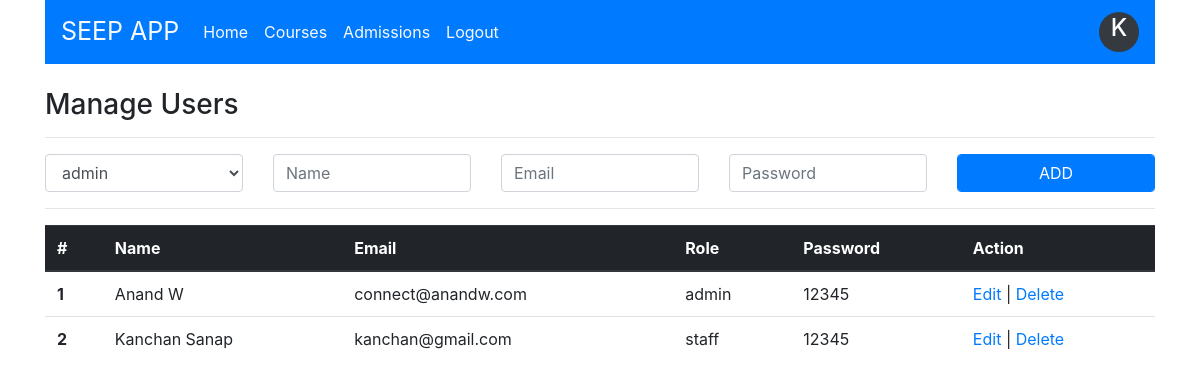
Page /users.php (signed in) on the committed database.
### tables this page shows
CREATE TABLE `user` (
  `user_id` int(11) NOT NULL,
  `user_name` varchar(15) NOT NULL,
  `user_email` varchar(25) NOT NULL,
  `user_password` varchar(15) NOT NULL,
  `role_id` int(11) NOT NULL
);

CREATE TABLE `role` (
  `role_id` int(11) NOT NULL,
  `role_name` varchar(15) NOT NULL
);

### users.php (the view, shortened to what this page needs)
<html>
<head>
    <link rel="stylesheet" href="css/style.css">
    <link rel="stylesheet" href="https://maxcdn.bootstrapcdn.com/bootstrap/4.0.0/css/bootstrap.min.css">
</head>
<body>
<?php
    include("include/dbconnection.php");
    $userName="";
    $userEmail="";
    $userPassword="";
    $userRole="";
    $qry = "SELECT * FROM user, role WHERE user.role_id=role.role_id";
    $userList = mysqli_query($con, $qry);
?>
<div class="container">
   <?php include("include/header.php");
   ?>
   <br>
   <section>
        <div class="row">
            <div class="col">
            <h3> Manage Users </h3>
            <hr>
            <form action="" method="post">
                <div class="row">
                    <div class="col">
                        <select class="form-control" name="txtRole" >
                            <?php
                                $qry = "SELECT * FROM role";
                                $roleList = mysqli_query($con, $qry);
                                while($role = mysqli_fetch_assoc($roleList))
                                {
                                    if($role["role_id"] == $userRole)
                                        echo "<option value='".$role["role_id"]."' selected=selected> ".$role["role_name"]." </option>";
                                    else
                                        echo "<option value='".$role["role_id"]."'> ".$role["role_name"]." </option>";
                                }
                            ?>
                        </select>
                    </div>
                    <div class="col">
                        <input type="text" name="txtName" class="form-control" placeholder="Name" value="<?=$userName?>" required>
                    </div>
                    <div class="col">
                        <input type="text" name="txtEmail" class="form-control" placeholder="Email" value="<?=$userEmail?>" required>
                    </div>
                    <div class="col">
                        <input type="text" name="txtPassword" class="form-control" placeholder="Password" value="<?=$userPassword?>" required>
                    </div>
                    <div class="col">
                        <?php if( isset($_REQUEST["edit"]) ) { ?>
                        <input type="submit" name="btnUpdateUser" class="btn btn-secondary" value="UPDATE">
                        <a href="users.php" class="btn btn-primary"> CANCEL </a>
                        <?php } else { ?>
                        <input type="submit" name="btnAddUser" class="form-control btn btn-primary" value="ADD">
                        <?php } ?>
                    </div>
                </div>
            </form>
            <hr>
            <table class="table">
                <thead class="thead-dark">
                    <tr>
                    <th scope="col">#</th>
                    <th scope="col">Name</th>
                    <th scope="col">Email</th>
                    <th scope="col">Role</th>
                    <th scope="col">Password</th>
                    <th scope="col">Action</th>
                    </tr>
                </thead>
                <tbody>
                    <?php while($user = mysqli_fetch_assoc($userList)) { ?>
                    <tr>
                        <th scope="row"><?=$user["user_id"]?></th>
                        <td><?=$user["user_name"]?></td>
                        <td><?=$user["user_email"]?></td>
                        <td><?=$user["role_name"]?></td>
                        <td><?=$user["user_password"]?></td>
                        <td>
                            <a href="users.php?edit=<?=$user["user_id"]?>"> Edit </a> |
                            <a href="users.php?delete=<?=$user["user_id"]?>"> Delete </a>
                        </td>
                    </tr>
                    <?php } ?>
                </tbody>
                </table>
            </div>
        </div>
   </section>
</div>
</body>
</html>

### rows in the picture
user: user_id "1", user_name "Anand W", user_email "connect@anandw.com", role.role_name "admin", user_password "12345"
user: user_id "2", user_name "Kanchan Sanap", user_email "kanchan@gmail.com", role.role_name "staff", user_password "12345"

### other values in the picture
$username1 "K"
form field txtRole "admin"
